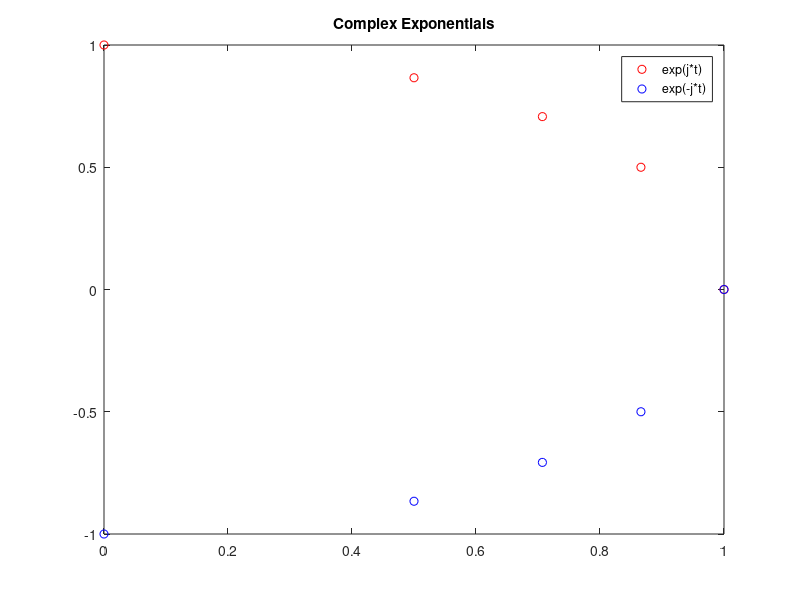
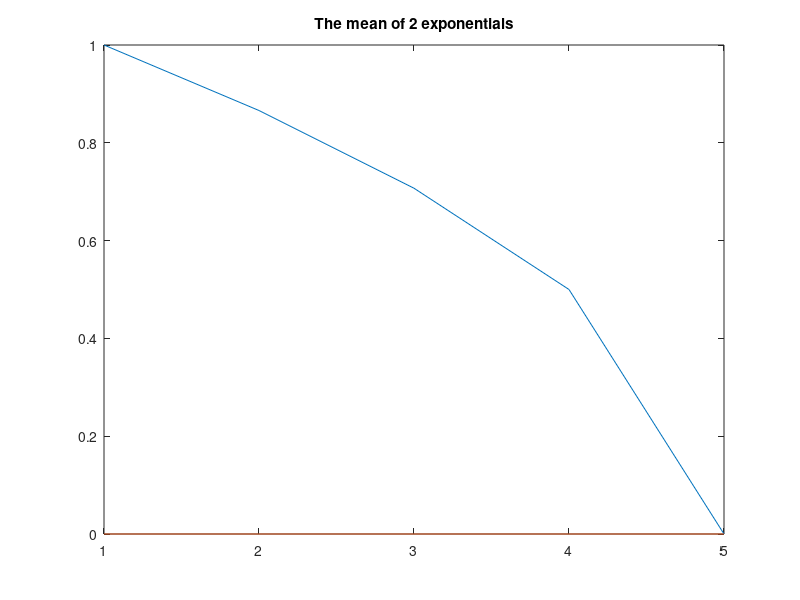

Source code (MATLAB) for these figures, in order:
% Variables:

t = [0, pi/6, pi/4, pi/3, pi/2]; 

s1 = exp(1j*t);  % <-> cos(t) + j*sin(t)
s2 = exp(-1j*t);  % <-> cos(t) - j*sin(t)

% Calculate the mean of complex exponentials above(s1 & s2):

s3 = (s1 + s2) / 2;  % <-> cos(t) = (exp(j*t) + exp(-j*t)) / 2
x = real(s3);
y = imag(s3);

% Plot:

plot(s1, 'ro'); 
hold on;
plot(s2,  'ro' ,'Color','blue'); 
title("Complex Exponentials");
legend('exp(j*t)', 'exp(-j*t)');

figure;
plot(x);
hold on;
plot (y);
title("The mean of 2 exponentials");
